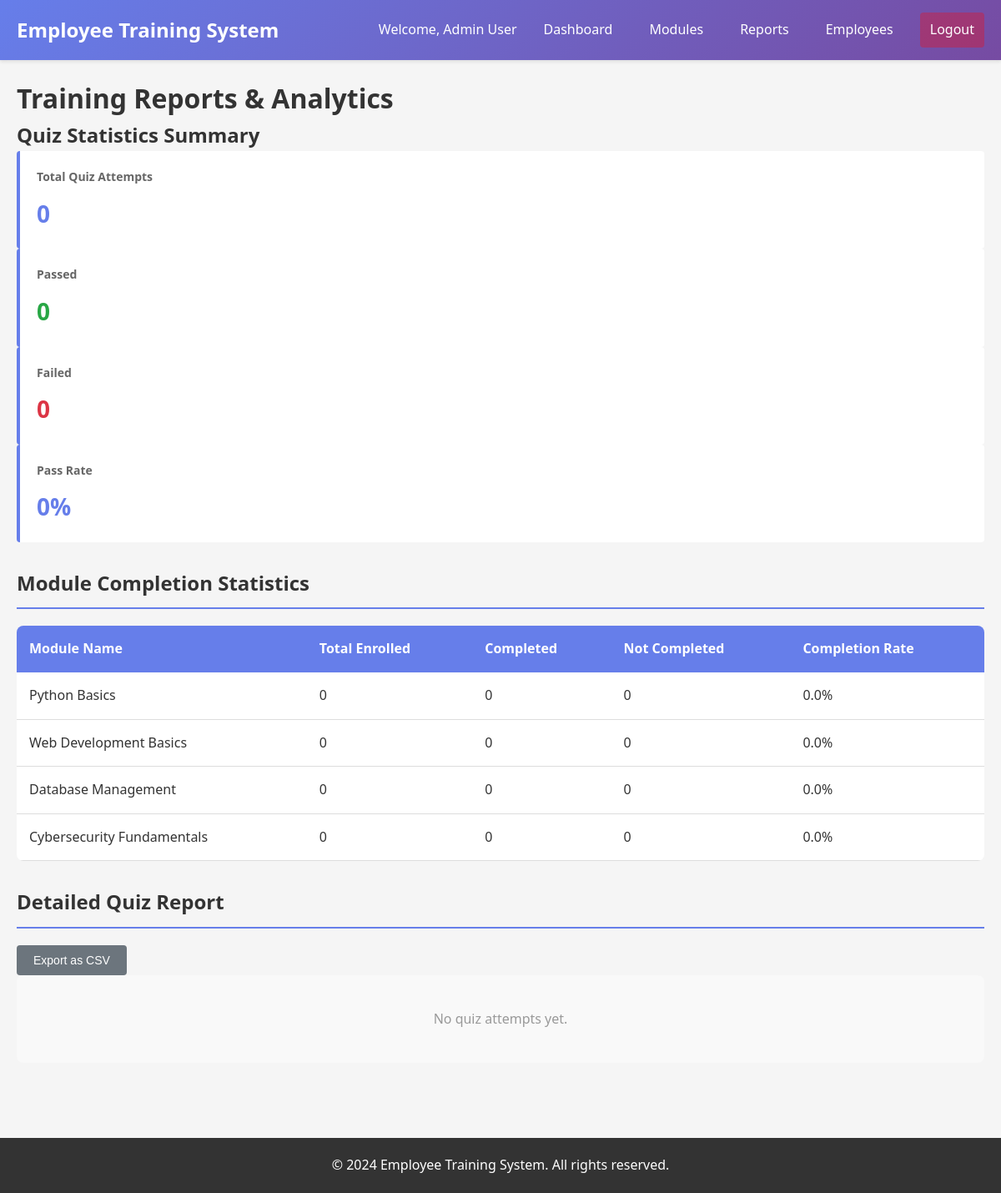
Screenshot of /admin/reports (signed in) with the database file from the repository.
### app.py (models this page shows)
class User(UserMixin, db.Model):
    id = db.Column(db.Integer, primary_key=True)
    username = db.Column(db.String(80), unique=True, nullable=False)
    password = db.Column(db.String(255), nullable=False)
    full_name = db.Column(db.String(120), nullable=False)
    email = db.Column(db.String(120))
    is_admin = db.Column(db.Boolean, default=False)
    department = db.Column(db.String(100))
    created_at = db.Column(db.DateTime, default=datetime.utcnow)
    enrollments = db.relationship('Enrollment', backref='user', lazy=True)
    quiz_attempts = db.relationship('QuizAttempt', backref='user', lazy=True)
    certificates = db.relationship('Certificate', backref='user', lazy=True)

class TrainingModule(db.Model):
    id = db.Column(db.Integer, primary_key=True)
    title = db.Column(db.String(200), nullable=False)
    description = db.Column(db.Text)
    content = db.Column(db.Text)
    duration_minutes = db.Column(db.Integer)
    created_at = db.Column(db.DateTime, default=datetime.utcnow)
    enrollments = db.relationship('Enrollment', backref='module', lazy=True)
    quiz = db.relationship('Quiz', backref='module', uselist=False)

### app.py (the view, shortened to what this page needs)
@app.route('/admin/reports')
@admin_required
def reports():
    quiz_attempts = QuizAttempt.query.all()
    passed_count = sum(1 for attempt in quiz_attempts if attempt.passed)
    failed_count = sum(1 for attempt in quiz_attempts if not attempt.passed)
    quiz_stats = {}
    modules = TrainingModule.query.all()
    module_stats = []
    for module in modules:
        total_enrolled = Enrollment.query.filter_by(module_id=module.id).count()
        completed = Enrollment.query.filter_by(module_id=module.id, is_completed=True).count()
        module_stats.append({
            'module': module,
            'total_enrolled': total_enrolled,
            'completed': completed,
            'completion_rate': (completed / total_enrolled * 100) if total_enrolled > 0 else 0
        })
    return render_template('reports.html',
                         quiz_stats=quiz_stats,
                         module_stats=module_stats,
                         total_attempts=len(quiz_attempts),
                         total_passed=passed_count,
                         total_failed=failed_count)

### app.py (called while the page is built)
@login_manager.user_loader
def load_user(user_id):
    return User.query.get(int(user_id))

def admin_required(f):
    @wraps(f)
    def decorated_function(*args, **kwargs):
        if not current_user.is_authenticated or not current_user.is_admin:
            return redirect(url_for('login'))
        return f(*args, **kwargs)
    return decorated_function

### templates/reports.html (shortened to what this page needs)
{% extends "base.html" %}
{% block content %}
<div class="reports-container">
    <h1>Training Reports & Analytics</h1>
    <div class="reports-summary">
        <h2>Quiz Statistics Summary</h2>
        <div class="summary-grid">
            <div class="summary-card">
                <h3>Total Quiz Attempts</h3>
                <div class="summary-number">{{ total_attempts }}</div>
            </div>
            <div class="summary-card">
                <h3>Passed</h3>
                <div class="summary-number success">{{ total_passed }}</div>
            </div>
            <div class="summary-card">
                <h3>Failed</h3>
                <div class="summary-number danger">{{ total_failed }}</div>
            </div>
            <div class="summary-card">
                <h3>Pass Rate</h3>
                <div class="summary-number">
                    {% if total_attempts > 0 %}
                        {{ "%.1f"|format((total_passed / total_attempts * 100)) }}%
                    {% else %}
                        0%
                    {% endif %}
                </div>
            </div>
        </div>
    </div>
    <div class="section">
        <h2>Module Completion Statistics</h2>
        <table class="report-table">
            <thead>
                <tr>
                    <th>Module Name</th>
                    <th>Total Enrolled</th>
                    <th>Completed</th>
                    <th>Not Completed</th>
                    <th>Completion Rate</th>
                </tr>
            </thead>
            <tbody>
                {% for stat in module_stats %}
                <tr>
                    <td>{{ stat.module.title }}</td>
                    <td>{{ stat.total_enrolled }}</td>
                    <td class="success">{{ stat.completed }}</td>
                    <td class="danger">{{ stat.total_enrolled - stat.completed }}</td>
                    <td>{{ "%.1f"|format(stat.completion_rate) }}%</td>
                </tr>
                {% endfor %}
            </tbody>
        </table>
    </div>
    <div class="section">
        <h2>Detailed Quiz Report</h2>
        <button id="exportBtn" class="btn btn-secondary">Export as CSV</button>
        <div id="quizReportContainer"></div>
    </div>
</div>
{% endblock %}

### templates/base.html (shortened to what this page needs)
<!DOCTYPE html>
<html lang="en">
<head>
    <link rel="stylesheet" href="{{ url_for('static', filename='css/style.css') }}">
</head>
<body>
    <nav class="navbar">
        <div class="navbar-container">
            <div class="logo">Employee Training System</div>
            {% if current_user.is_authenticated %}
            <div class="nav-user">
                <span>Welcome, {{ current_user.full_name }}</span>
                {% if current_user.is_admin %}
                <a href="{{ url_for('admin_dashboard') }}" class="nav-link">Dashboard</a>
                <a href="{{ url_for('manage_modules') }}" class="nav-link">Modules</a>
                <a href="{{ url_for('reports') }}" class="nav-link">Reports</a>
                <a href="{{ url_for('manage_employees') }}" class="nav-link">Employees</a>
                {% else %}
                <a href="{{ url_for('employee_dashboard') }}" class="nav-link">Dashboard</a>
                {% endif %}
                <a href="{{ url_for('logout') }}" class="nav-link logout">Logout</a>
            </div>
            {% endif %}
        </div>
    </nav>
    <div class="container">
        {% block content %}{% endblock %}
    </div>
    <footer>
        <p>&copy; 2024 Employee Training System. All rights reserved.</p>
    </footer>
</body>
</html>

### static/css/style.css (style rules this page uses)
* { margin: 0; padding: 0; box-sizing: border-box; }
body { font-family: 'Segoe UI', Tahoma, Geneva, Verdana, sans-serif; background-color: #f5f5f5; color: #333; line-height: 1.6; }
.container { max-width: 1200px; margin: 0 auto; padding: 20px; }
.navbar { background: linear-gradient(135deg, #667eea 0%, #764ba2 100%); color: white; padding: 0; box-shadow: 0 2px 4px rgba(0,0,0,0.1); position: sticky; top: 0; z-index: 1000; }
.navbar-container { max-width: 1200px; margin: 0 auto; padding: 15px 20px; display: flex; justify-content: space-between; align-items: center; }
.logo { font-size: 24px; font-weight: bold; }
.nav-user { display: flex; gap: 20px; align-items: center; }
.nav-link { color: white; text-decoration: none; padding: 8px 12px; border-radius: 4px; transition: background 0.3s; }
.nav-link.logout { background: rgba(255,0,0,0.3); }
.btn { display: inline-block; padding: 10px 20px; border: none; border-radius: 4px; cursor: pointer; text-decoration: none; font-size: 14px; transition: all 0.3s; }
.btn-secondary { background: #6c757d; color: white; }
.summary-card { background: white; border-left: 4px solid #667eea; padding: 20px; border-radius: 4px; }
.summary-card h3 { color: #666; font-size: 14px; margin-bottom: 10px; }
.summary-number { font-size: 28px; font-weight: bold; color: #667eea; }
.summary-number.success { color: #28a745; }
.summary-number.danger { color: #dc3545; }
.modules-table, .employees-table, .report-table { width: 100%; border-collapse: collapse; background: white; border-radius: 8px; overflow: hidden; }
.modules-table th, .employees-table th, .report-table th { background: #667eea; color: white; padding: 15px; text-align: left; }
.modules-table td, .employees-table td, .report-table td { padding: 15px; border-bottom: 1px solid #ddd; }
.section { margin: 30px 0; }
.section h2 { margin-bottom: 20px; color: #333; border-bottom: 2px solid #667eea; padding-bottom: 10px; }
footer { background: #333; color: white; text-align: center; padding: 20px; margin-top: 40px; }

### rows the page displays
User: full_name "Admin User"
TrainingModule: module "Python Basics"
TrainingModule: module "Web Development Basics"
TrainingModule: module "Database Management"
TrainingModule: module "Cybersecurity Fundamentals"

### other values shown
{{ total_attempts }} "0"
{{ total_passed }} "0"
{{ total_failed }} "0"
{{ stat.total_enrolled }} "0" "0" "0" "0"
{{ stat.completed }} "0" "0" "0" "0"
{{ stat.total_enrolled - stat.completed }} "0" "0" "0" "0"
{{ "%.1f"|format(stat.completion_rate) }} "0.0" "0.0" "0.0" "0.0"
